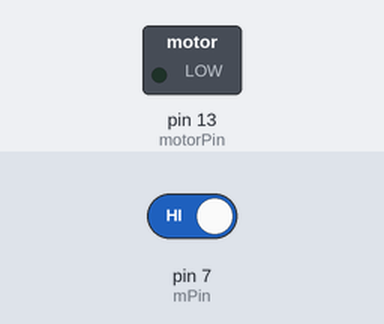
The sketch below on a simulated Arduino Uno, built with avr-gcc and run on an emulated ATmega328P. Shown: switched loads named in the sketch (green lamp = pin HIGH). The inputs (shaded band) are chosen by the test bench; at power-on: pin 7 (mPin) HIGH.

Above: at 1.2 s.
1.3 s: pin 7 (mPin) driven LOW
At 2.0 s:
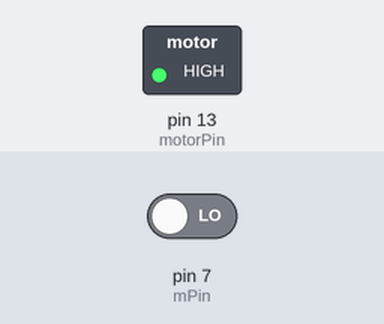
2.8 s: pin 7 (mPin) driven HIGH
At 3.6 s:
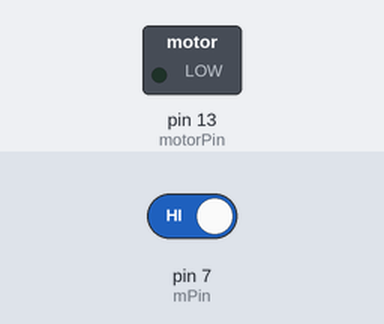
Timing chart, 0 to 5.8 s (numbered marks = the images above; inputs shaded):
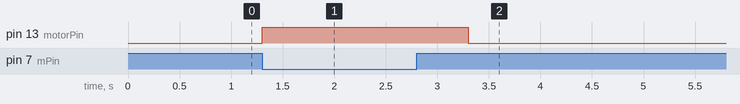

The sketch:

arauto_irrigation1.ino
```cpp
const int mPin = 7;
const int motorPin = 13;
int moisture = 0;
void setup()
{
  pinMode(motorPin, OUTPUT);
  pinMode(mPin, INPUT);
}
void loop()
{
  moisture = digitalRead(mPin);
  if (moisture == LOW)
  {
    digitalWrite(motorPin, HIGH);
    delay(1000);
  }
  else
  {
    digitalWrite(motorPin, LOW);
  }
}
```

Measured:
- after the input at 1.3 s, pin 13 (motorPin): LOW → HIGH at once
- after the input at 2.8 s, pin 13 (motorPin): HIGH → LOW after 0.50 s
